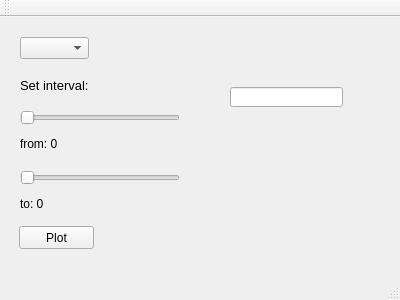
<?xml version="1.0" encoding="UTF-8"?>
<ui version="4.0">
 <class>MainWindow</class>
 <widget class="QMainWindow" name="MainWindow">
  <property name="geometry">
   <rect>
    <x>0</x>
    <y>0</y>
    <width>400</width>
    <height>300</height>
   </rect>
  </property>
  <property name="windowTitle">
   <string>MainWindow</string>
  </property>
  <property name="locale">
   <locale language="English" country="UnitedStates"/>
  </property>
  <widget class="QWidget" name="centralWidget">
   <widget class="QComboBox" name="funcSelector">
    <property name="geometry">
     <rect>
      <x>20</x>
      <y>20</y>
      <width>69</width>
      <height>22</height>
     </rect>
    </property>
    <item>
     <property name="text">
      <string/>
     </property>
    </item>
    <item>
     <property name="text">
      <string>sin</string>
     </property>
    </item>
    <item>
     <property name="text">
      <string>cos</string>
     </property>
    </item>
    <item>
     <property name="text">
      <string>tg</string>
     </property>
    </item>
    <item>
     <property name="text">
      <string>x^2</string>
     </property>
    </item>
   </widget>
   <widget class="QSlider" name="xmin">
    <property name="geometry">
     <rect>
      <x>20</x>
      <y>90</y>
      <width>160</width>
      <height>22</height>
     </rect>
    </property>
    <property name="orientation">
     <enum>Qt::Horizontal</enum>
    </property>
   </widget>
   <widget class="QSlider" name="xmax">
    <property name="geometry">
     <rect>
      <x>20</x>
      <y>150</y>
      <width>160</width>
      <height>22</height>
     </rect>
    </property>
    <property name="orientation">
     <enum>Qt::Horizontal</enum>
    </property>
   </widget>
   <widget class="QPushButton" name="plotBtn">
    <property name="geometry">
     <rect>
      <x>19</x>
      <y>209</y>
      <width>75</width>
      <height>23</height>
     </rect>
    </property>
    <property name="text">
     <string>Plot</string>
    </property>
   </widget>
   <widget class="QLineEdit" name="lineEdit">
    <property name="geometry">
     <rect>
      <x>230</x>
      <y>70</y>
      <width>113</width>
      <height>20</height>
     </rect>
    </property>
   </widget>
   <widget class="QLabel" name="xminLabel">
    <property name="enabled">
     <bool>true</bool>
    </property>
    <property name="geometry">
     <rect>
      <x>20</x>
      <y>120</y>
      <width>47</width>
      <height>13</height>
     </rect>
    </property>
    <property name="locale">
     <locale language="English" country="UnitedStates"/>
    </property>
    <property name="text">
     <string>from: 0</string>
    </property>
   </widget>
   <widget class="QLabel" name="xmaxLabel">
    <property name="geometry">
     <rect>
      <x>20</x>
      <y>180</y>
      <width>47</width>
      <height>13</height>
     </rect>
    </property>
    <property name="locale">
     <locale language="English" country="UnitedStates"/>
    </property>
    <property name="text">
     <string>to: 0</string>
    </property>
   </widget>
   <widget class="QLabel" name="setInterval">
    <property name="geometry">
     <rect>
      <x>20</x>
      <y>60</y>
      <width>71</width>
      <height>16</height>
     </rect>
    </property>
    <property name="font">
     <font>
      <pointsize>10</pointsize>
     </font>
    </property>
    <property name="locale">
     <locale language="English" country="UnitedStates"/>
    </property>
    <property name="text">
     <string>Set interval:</string>
    </property>
   </widget>
  </widget>
  <widget class="QMenuBar" name="menuBar">
   <property name="geometry">
    <rect>
     <x>0</x>
     <y>0</y>
     <width>400</width>
     <height>21</height>
    </rect>
   </property>
  </widget>
  <widget class="QToolBar" name="mainToolBar">
   <attribute name="toolBarArea">
    <enum>TopToolBarArea</enum>
   </attribute>
   <attribute name="toolBarBreak">
    <bool>false</bool>
   </attribute>
  </widget>
  <widget class="QStatusBar" name="statusBar"/>
 </widget>
 <layoutdefault spacing="6" margin="11"/>
 <resources/>
 <connections/>
</ui>
